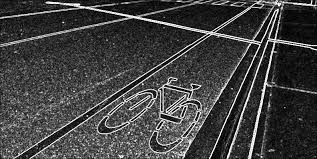
#> input picture IMG4.jpeg, 317 x 159 px
$ python 004_Houghline.py
#> lines starting #> are read from the running program, lines starting #| are printed output that depends on the picture; after the words box and inside, x2 and y2 are one past the last pixel; in counts of white or black regions, pixels touching at a corner belong together
import cv2
import numpy as np

# Load image and convert to grayscale
image = cv2.imread("IMG4.jpeg")
#> image is the input picture: shape (159, 317, 3); min 0, max 255, mean 64.9
gray = cv2.cvtColor(image, cv2.COLOR_BGR2GRAY)

# Apply Canny edge detector
edges = cv2.Canny(gray, 50, 150)
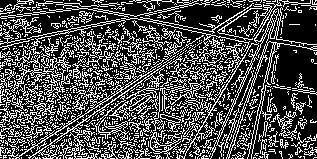
#> edges: shape (159, 317); 30.7% white in thin lines or dots

# Hough Line Transform
lines = cv2.HoughLines(edges, 1, np.pi / 180, 150)
#> lines = [[141, 0.995], [-10, 1.78]]

# Draw the lines on a copy of the original image
if lines is not None:
    for rho, theta in lines[:, 0]:
        a = np.cos(theta)
        b = np.sin(theta)
        x0 = a * rho
        y0 = b * rho
        # Calculate line start and end points
        x1 = int(x0 + 1000 * (-b))
        y1 = int(y0 + 1000 * (a))
        x2 = int(x0 - 1000 * (-b))
        y2 = int(y0 - 1000 * (a))
        cv2.line(image, (x1, y1), (x2, y2), (0, 0, 255), 2)
#> this loop made 2 passes
#> (rho, theta, a, b, x0, y0, x1, y1) on passes 1 to 2: (141, 0.995, 0.545, 0.839, 76.79, 118.3, -761, 662), (-10, 1.78, -0.208, 0.978, 2.08, -9.78, -976, -217)
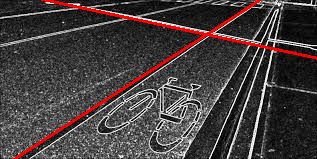
#> image: shape (159, 317, 3); 3.18% of pixels changed, all inside (x1, y1, x2, y2) = (13, 0, 317, 159)

cv2.imshow("Hough Lines", image)
cv2.waitKey(0)
cv2.destroyAllWindows()

# import cv2
# import numpy as np

# # Read image
# image = cv2.imread('IMG4.jpeg')

# # Convert image to grayscale
# gray = cv2.cvtColor(image,cv2.COLOR_BGR2GRAY)

# # Use canny edge detection
# edges = cv2.Canny(gray,50,150,apertureSize=3)

# # Apply HoughLinesP method to
# # to directly obtain line end points
# lines_list =[]
# lines = cv2.HoughLinesP(
#             edges, # Input edge image
#             1, # Distance resolution in pixels
#             np.pi/180, # Angle resolution in radians
#             threshold=100, # Min number of votes for valid line
#             minLineLength=5, # Min allowed length of line
#             maxLineGap=10 # Max allowed gap between line for joining them
#             )

# # Iterate over points
# for points in lines:
#       # Extracted points nested in the list
#     x1,y1,x2,y2=points[0]
#     # Draw the lines joing the points
#     # On the original image
#     cv2.line(image,(x1,y1),(x2,y2),(0,255,0),2)
#     # Maintain a simples lookup list for points
#     lines_list.append([(x1,y1),(x2,y2)])

# # Save the result image
# cv2.imwrite('detectedLines.png',image)
# # Display the result
# cv2.imshow('Detected Lines',image)
# cv2.waitKey(0)
# cv2.destroyAllWindows()

$ run again, with IMG5.jpeg copied over IMG4.jpeg
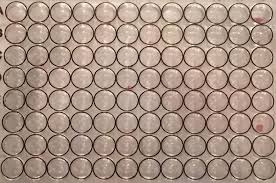
#> input picture IMG5.jpeg, 276 x 183 px
#> image is the input picture: shape (183, 276, 3); mean B, G, R 133, 146.7, 168
#> `gray = cv2.cvtColor(image, cv2.COLOR_BGR2GRAY)`:
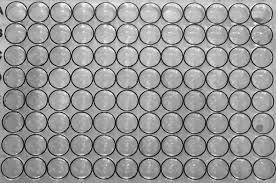
#> gray: shape (183, 276); min 4, max 251, mean 151.5
#> `edges = cv2.Canny(gray, 50, 150)`:
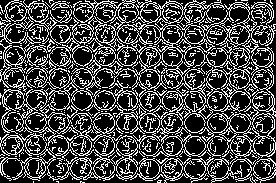
#> edges: shape (183, 276); 27.9% white in thin lines or dots
#> lines = None

$ run again, with IMG1.jpg copied over IMG4.jpeg
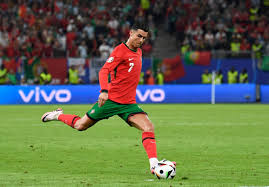
#> input picture IMG1.jpg, 269 x 187 px
#> image is the input picture: shape (187, 269, 3); mean B, G, R 76.6, 106.3, 97.2
#> `edges = cv2.Canny(gray, 50, 150)`:
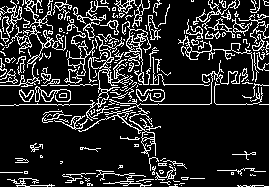
#> edges: shape (187, 269); 15.9% white in thin lines or dots
#> lines = [[104, 1.57]]
#> the loop `for rho, theta in lines[:, 0]:` made 1 pass
#> (rho, theta, a, b, x0, y0, x1, y1) on pass 1: (104, 1.57, -4.37e-08, 1, -4.55e-06, 104, -1000, 103)
#> after the loop `for rho, theta in lines[:, 0]:`:
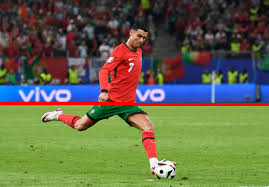
#> image: shape (187, 269, 3); 1.6% of pixels changed, all inside (x1, y1, x2, y2) = (0, 102, 269, 106)

$ run again, with IMG2.jpg copied over IMG4.jpeg
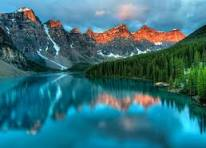
#> input picture IMG2.jpg, 206 x 148 px
#> image is the input picture: shape (148, 206, 3); mean B, G, R 122.5, 112.3, 53.4
#> `gray = cv2.cvtColor(image, cv2.COLOR_BGR2GRAY)`:
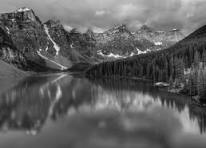
#> gray: shape (148, 206); min 4, max 251, mean 95.9
#> `edges = cv2.Canny(gray, 50, 150)`:
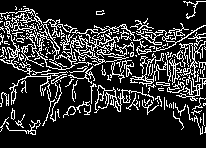
#> edges: shape (148, 206); 18.4% white in thin lines or dots
#> lines = None
